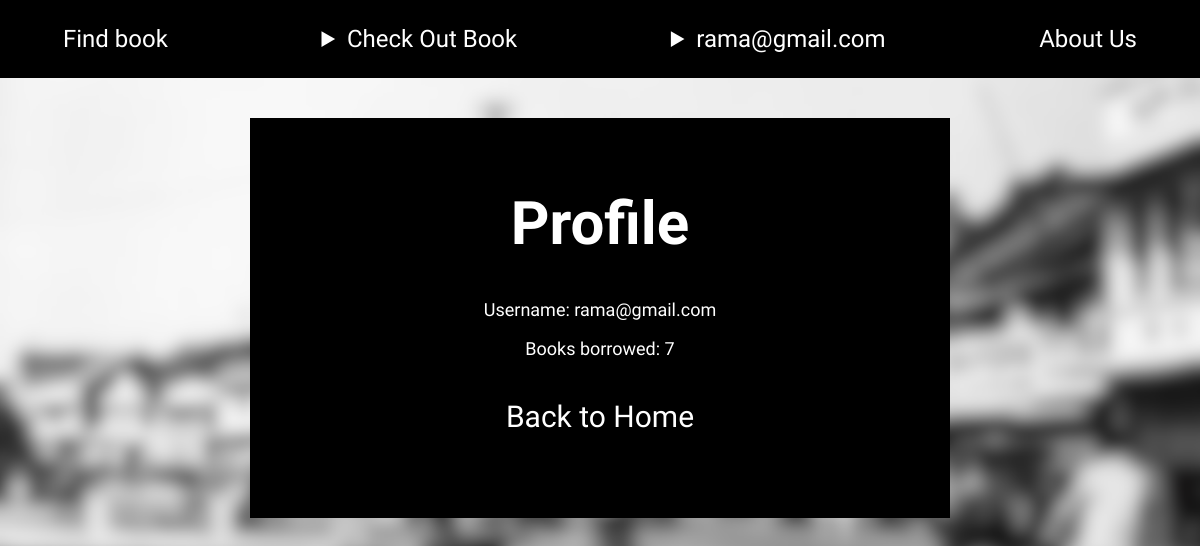
Page /profile (signed in) on the earlier database version.
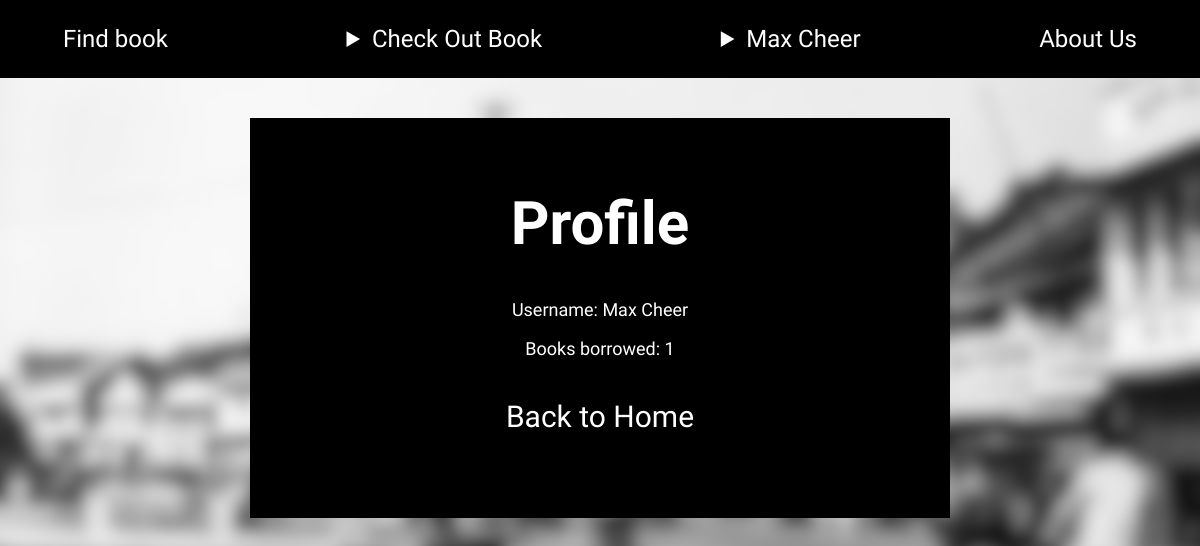
Same page on the later database version.
### tables this page shows
CREATE TABLE user (ID INTEGER PRIMARY KEY, name CHAR (20), password CHAR (15), borrow_number INT);

### app.py (the view)
@app.route('/profile')
def user_info():
    user = session.get('user')
    if user is None:
        return redirect('/')
    borrow_number = retrieve_user_info(user)   # Retrieving the amount of books the user has borrowed
    return render_template('profile.html', user=user, borrow_number = borrow_number)

### app.py (called while the page is built)
def get_db():
    db = sqlite3.connect(DATABASE)
    return db

def query_db(query, inputs=(), one=False):
    with get_db() as db:
        cursor = db.execute(query, inputs)
        result = cursor.fetchone() if one else cursor.fetchall()
    return result

def retrieve_user_info(user):
    borrow_number = query_db("SELECT borrow_number FROM user WHERE name = ?;", (user,), one=True)
    return borrow_number[0]

### templates/profile.html (shortened to what this page needs)
{% extends "base.html" %}
{% block nav %}
<div class="nav_bar">
    <a href="/find-book" class="nav_button">Find book</a>
    <details class="nav_button">
        <summary>Check Out Book</summary>
    </details>
    <details class="nav_button">
        <summary>{{ user }}</summary>
    </details>
    <a href="/about-us" class="nav_button">About Us</a>
</div>
{% endblock %}
{% block content %}
<div class="content">
    <h1 class="title">Profile</h1>
    <p style="text-align: center; font-size: 18px; margin-top: 40px;">Username: {{ user }}</p>
    <p style="text-align: center; font-size: 18px; color: #ffffff;">Books borrowed: {{ borrow_number }}</p>
    <div style="text-align: center; margin-top: 40px;">
        <a href="/" class="go_back">Back to Home</a>
    </div>
</div>
{% endblock %}

### templates/base.html (shortened to what this page needs)
<!DOCTYPE html>
<html lang="en">
<head>
    <link rel="stylesheet" href="{{ url_for('static', filename='styles.css') }}">
</head>
<body>
    {% block nav %} {% endblock %}
    {% block content %} {% endblock %}
</body>
</html>

### static/styles.css (style rules this page uses)
* { box-sizing: border-box; }
body { background-image: url('Batavia_bg.png'); background-size: cover; background-position: center; background-attachment: fixed; font-family: 'gelasio'; margin: 0; padding: 0; }
.nav_bar { padding: 15px 4%; background-color: black; display: flex; flex-direction: row; justify-content: space-between; align-items: center; flex-wrap: wrap; }
.nav_button { color: white; font-size: clamp(18px, 2vw, 25px); text-decoration: none; white-space: nowrap; cursor: pointer; display: block; padding: 10px 15px; }
.content { margin: 5vh auto; width: 90%; max-width: 700px; min-height: 400px; padding: 30px; color: white; font-size: clamp(20px, 2.5vw, 30px); background-color: black; }
.title { text-align: center; }
.go_back { color: white; text-align: center; text-decoration: none; display: block; margin-top: 20px; }

Differences in the rows shown:
changed user: name "rama@gmail.com" → "Max Cheer"
Other differences:
{{ borrow_number }}: "7" → "1"
